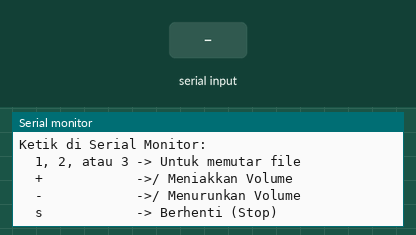
Simulated run of this sketch. Board: ESP8266 (NodeMCU). On the bench: the last lines printed to the serial monitor. The inputs (shaded band) are chosen by the test bench.

Above: at 2.8 s.
2.9 s: "1\n" received over Serial
At 4.0 s:
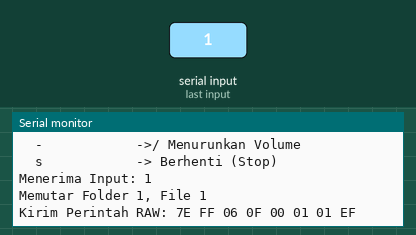
4.4 s: "s\n" received over Serial
At 5.1 s:
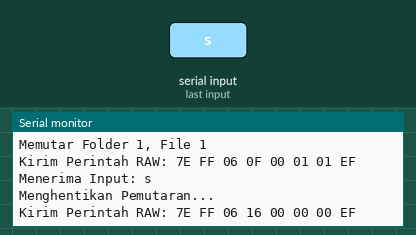
5.9 s: "S\n" received over Serial
At 6.3 s:
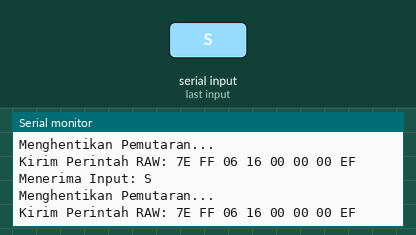

Measured:
- after the input at 2.9 s, the serial monitor: prints a new line at once (image 1)
- after the input at 4.4 s, the serial monitor: prints a new line at once (image 2)
- after the input at 5.9 s, the serial monitor: prints a new line at once (image 3)

The sketch:

test_mp3_nodemcu.ino
```cpp
// ============================================================
//  FIRMWARE TEST STANDALONE - MP3-TF-16P (MH2024K-16SS) & NODEMCU (ESP8266)
// ============================================================
//
//  Program ini dirancang khusus untuk menguji modul pemutar MP3
//  tiruan (clone) secara interaktif melalui Serial Monitor menggunakan NodeMCU.
//  Menggunakan SoftwareSerial untuk komunikasi ke modul MP3, dan
//  metode pengiriman perintah serial mentah (Raw Serial) tanpa library.
//
//  WIRING DIAGRAM NODEMCU:
//  ┌──────────────────┬──────────────┬───────────────────────────────┐
//  │ MP3-TF-16P Pin   │ Pin NodeMCU  │ Catatan                       │
//  ├──────────────────┼──────────────┼───────────────────────────────┤
//  │ 1. VCC           │ 5V (VIN / 5V)│ Tegangan 5V dari NodeMCU      │
//  │ 2. RX            │ D2 (GPIO 4)  │ Pasang RESISTOR 1K secara seri│
//  │ 3. TX            │ D1 (GPIO 5)  │ Hubungkan langsung            │
//  │ 6. SPK1          │ Speaker (+)  │ Hubungkan ke Speaker 8 ohm    │
//  │ 7. GND           │ GND          │ Common Ground                 │
//  │ 8. SPK2          │ Speaker (-)  │ Hubungkan ke Speaker 8 ohm    │
//  └──────────────────┴──────────────┴───────────────────────────────┘
//
//  STRUKTUR FILE MICROSD CARD (Wajib FAT32):
//  - Buat folder bernama "01" (tanpa kutip) di root MicroSD.
//  - Masukkan file audio MP3 Anda dan namakan sebagai:
//    - /01/001.mp3
//    - /01/002.mp3
//    - /01/003.mp3
//
//  CARA MENGGUNAKAN SERIAL MONITOR:
//  - Buka Serial Monitor di Arduino IDE pada baud rate 115200.
//  - Pilih opsi "Both NL & CR" atau "Newline".
//  - Ketik perintah berikut lalu tekan Enter:
//    - '1' : Putar folder 01, file 001.mp3
//    - '2' : Putar folder 01, file 002.mp3
//    - '3' : Putar folder 01, file 003.mp3
//    - '+' : Naikkan volume
//    - '-' : Turunkan volume
//    - 's' : Hentikan suara (Stop)
// ============================================================

#include <Arduino.h>
#include <SoftwareSerial.h>

// Definisi Pin SoftwareSerial pada NodeMCU
// RX Pin = D1 (GPIO 5), dihubungkan ke TX Modul MP3
// TX Pin = D2 (GPIO 4), dihubungkan ke Resistor 1K -> RX Modul MP3
#define MP3_RX_PIN D1
#define MP3_TX_PIN D2

SoftwareSerial mp3Serial(MP3_RX_PIN, MP3_TX_PIN);

int currentVolume = 20; // Default Volume (Range 0 - 30)

// Fungsi untuk mengirim byte perintah mentah ke modul MP3
void sendMp3Command(uint8_t cmd, uint8_t para1, uint8_t para2) {
  // Protokol standar DFPlayer:
  // 7E FF 06 [CMD] [Feedback] [Parameter 1] [Parameter 2] EF
  // Feedback = 0x00
  uint8_t cmdBuffer[8] = { 0x7E, 0xFF, 0x06, cmd, 0x00, para1, para2, 0xEF };

  Serial.print("Kirim Perintah RAW: ");
  for (int i = 0; i < 8; i++) {
    if (cmdBuffer[i] < 0x10) Serial.print("0");
    Serial.print(cmdBuffer[i], HEX);
    Serial.print(" ");
  }
  Serial.println();

  // Kirim data ke modul MP3
  mp3Serial.write(cmdBuffer, 8);
  delay(150); // Jeda aman agar chip clone memproses data
}

// Fungsi memutar track tertentu di folder tertentu
void playTrack(uint8_t folder, uint8_t file) {
  Serial.print("Memutar Folder "); Serial.print(folder);
  Serial.print(", File "); Serial.println(file);
  // CMD 0x0F = Play folder & file
  sendMp3Command(0x0F, folder, file);
}

// Fungsi set volume
void setVolume(uint8_t vol) {
  if (vol > 30) vol = 30;
  currentVolume = vol;
  Serial.print("Set Volume ke: "); Serial.println(currentVolume);
  // CMD 0x06 = Set Volume
  sendMp3Command(0x06, 0x00, currentVolume);
}

// Fungsi stop playback
void stopPlayback() {
  Serial.println("Menghentikan Pemutaran...");
  // CMD 0x16 = Stop
  sendMp3Command(0x16, 0x00, 0x00);
}

void setup() {
  // Inisialisasi Serial Komputer (USB Debugging)
  Serial.begin(115200);
  delay(1000);
  Serial.println("\n=== PENGUJIAN MANDIRI MP3-TF-16P (MH2024K-16SS) DENGAN NODEMCU ===");
  Serial.println("Menggunakan SoftwareSerial (RX=Pin D1, TX=Pin D2)");

  // Inisialisasi SoftwareSerial ke modul MP3 pada baud rate 9600
  mp3Serial.begin(9600);
  delay(500);

  // Set volume awal
  setVolume(currentVolume);

  Serial.println("\n--- Sistem Siap ---");
  Serial.println("Ketik di Serial Monitor:");
  Serial.println("  1, 2, atau 3 -> Untuk memutar file");
  Serial.println("  +            ->/ Meniakkan Volume");
  Serial.println("  -            ->/ Menurunkan Volume");
  Serial.println("  s            -> Berhenti (Stop)");
}

void loop() {
  // Baca masukan dari Serial Monitor komputer
  if (Serial.available()) {
    char input = Serial.read();

    // Abaikan spasi, newline, carriage return
    if (input == '\n' || input == '\r' || input == ' ') return;

    Serial.print("Menerima Input: "); Serial.println(input);

    if (input == '1') {
      playTrack(1, 1); // Memutar folder 01, file 001.mp3
    }
    else if (input == '2') {
      playTrack(1, 2); // Memutar folder 01, file 002.mp3
    }
    else if (input == '3') {
      playTrack(1, 3); // Memutar folder 01, file 003.mp3
    }
    else if (input == '+') {
      if (currentVolume < 30) {
        setVolume(currentVolume + 2);
      } else {
        Serial.println("Volume sudah Maksimal (30)");
      }
    }
    else if (input == '-') {
      if (currentVolume > 0) {
        setVolume(currentVolume - 2);
      } else {
        Serial.println("Volume sudah Mute (0)");
      }
    }
    else if (input == 's' || input == 'S') {
      stopPlayback();
    }
  }
}
```
